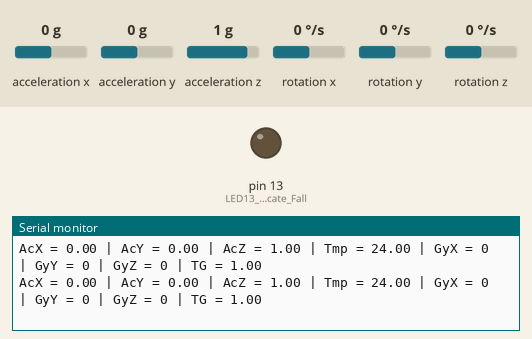
A sketch run on a simulated Arduino Nano, built with avr-gcc and run on an emulated ATmega328P. Parts: output pins drawn as LEDs (lit = HIGH), the last lines printed to the serial monitor. Wiring (inferred from the names in the program): MPU-6050 motion sensor at I2C address 0x68. The inputs (shaded band) are chosen by the test bench; at power-on: acceleration x 0 g, acceleration y 0 g, acceleration z 1 g, rotation x 0 °/s, rotation y 0 °/s, rotation z 0 °/s.

Above: at 1.2 s.
1.3 s: acceleration x set to -1.4 g
At 1.38 s:
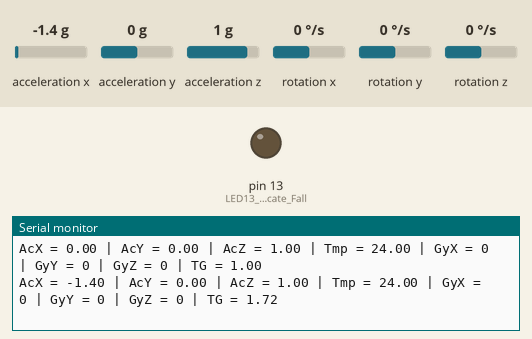
4.3 s: acceleration y set to -1.4 g
At 4.34 s:
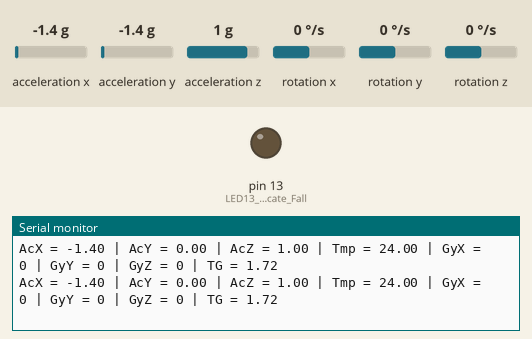
7.3 s: acceleration z set to -1.4 g
At 7.33 s:
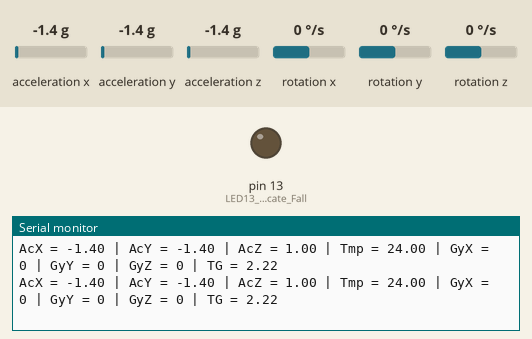
10.3 s: rotation x set to -192 °/s
At 10.56 s:
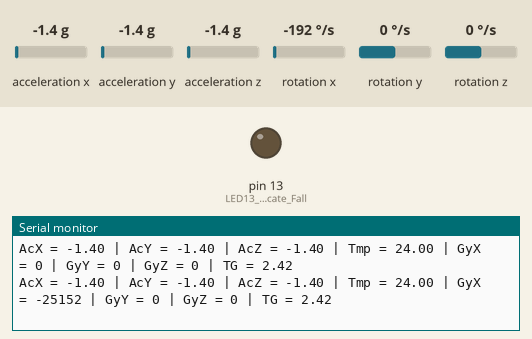

Measured:
- after the input at 1.3 s, the serial monitor: prints a new line after 0.07 s (image 1)
- after the input at 10.3 s, the serial monitor: prints a new line after 0.16 s (image 4)

The sketch:

MPU_6050_Fall.ino
```cpp
/*
        Y2g
--The output scale for any setting is [-32768, +32767] for each of the six axes.
--he default setting in the I2Cdevlib class is +/- 2g for the accel and +/- 250 deg/sec for the gyro.
--Z accel axis should read 1g, which is +16384 at a sensitivity of 2g

MPU-6050      ArduinoMega
VCC           5V            --- MPU has on-board 5V to 3.3V regulator (4A2D)
GND           GND
SCL           SCL(D21) (nano A5)     ---for wire.h library
SDA           SDA(D20)  (nano A4)     ---for wire.h library
XDA           NC
XCL           NC
AD0           GND           ---To get address 68h
INT           NC

Buzzer        ArduinoMega
Buzzer+       D2
Buzzer-       GND
*/

#include<Wire.h>


const int MPU_addr=0x68;  // I2C address of the MPU-6050
int16_t AcX,AcY,AcZ,Tmp,GyX,GyY,GyZ;
float AcX_f,AcY_f,AcZ_f;
void setup(){
  pinMode(13,OUTPUT);     //LED13 to indicate Fall
  digitalWrite(13,LOW);
  Wire.begin();
  Wire.beginTransmission(MPU_addr);
  Wire.write(0x6B);  // PWR_MGMT_1 register
  Wire.write(0);     // set to zero (wakes up the MPU-6050)
  Wire.endTransmission(true);
  Serial.begin(9600);
}

float total_G =0;

float total_G_FIFO[4];

int  i=0;

void loop(){
  Wire.beginTransmission(MPU_addr);
  Wire.write(0x3B);  // starting with register 0x3B (ACCEL_XOUT_H)
  Wire.endTransmission(false);
  Wire.requestFrom(MPU_addr,14,true);  // request a total of 14 registers
  AcX=Wire.read()<<8|Wire.read();  // 0x3B (ACCEL_XOUT_H) & 0x3C (ACCEL_XOUT_L)
  AcY=Wire.read()<<8|Wire.read();  // 0x3D (ACCEL_YOUT_H) & 0x3E (ACCEL_YOUT_L)
  AcZ=Wire.read()<<8|Wire.read();  // 0x3F (ACCEL_ZOUT_H) & 0x40 (ACCEL_ZOUT_L)
  Tmp=Wire.read()<<8|Wire.read();  // 0x41 (TEMP_OUT_H) & 0x42 (TEMP_OUT_L)
  GyX=Wire.read()<<8|Wire.read();  // 0x43 (GYRO_XOUT_H) & 0x44 (GYRO_XOUT_L)
  GyY=Wire.read()<<8|Wire.read();  // 0x45 (GYRO_YOUT_H) & 0x46 (GYRO_YOUT_L)
  GyZ=Wire.read()<<8|Wire.read();  // 0x47 (GYRO_ZOUT_H) & 0x48 (GYRO_ZOUT_L)
  Serial.print("AcX = "); Serial.print((float)AcX/16384);
  Serial.print(" | AcY = "); Serial.print((float)AcY/16384);
  Serial.print(" | AcZ = "); Serial.print((float)AcZ/16384);
  Serial.print(" | Tmp = "); Serial.print(Tmp/340.00+36.53);  //equation for temperature in degrees C from datasheet
  Serial.print(" | GyX = "); Serial.print(GyX);
  Serial.print(" | GyY = "); Serial.print(GyY);
  Serial.print(" | GyZ = "); Serial.print(GyZ);

  AcX_f = (float)AcX/16384;
  AcY_f = (float)AcY/16384;
  AcZ_f = (float)AcZ/16384;
  total_G = sqrt(AcX_f*AcX_f+AcY_f*AcY_f+AcZ_f*AcZ_f);
  Serial.print(" | TG = "); Serial.println(total_G);

  total_G_FIFO[3] = total_G_FIFO[2];
  total_G_FIFO[2] = total_G_FIFO[1];
  total_G_FIFO[1] = total_G_FIFO[0];
  total_G_FIFO[0] = total_G;

  total_G = ((total_G_FIFO[3]-1)+(total_G_FIFO[2]-1)+(total_G_FIFO[1]-1)+(total_G_FIFO[0]-1))/4;

  if(total_G>1.5)
    digitalWrite(13,HIGH);
  else
    digitalWrite(13,LOW);
  delay(10);
}
```
